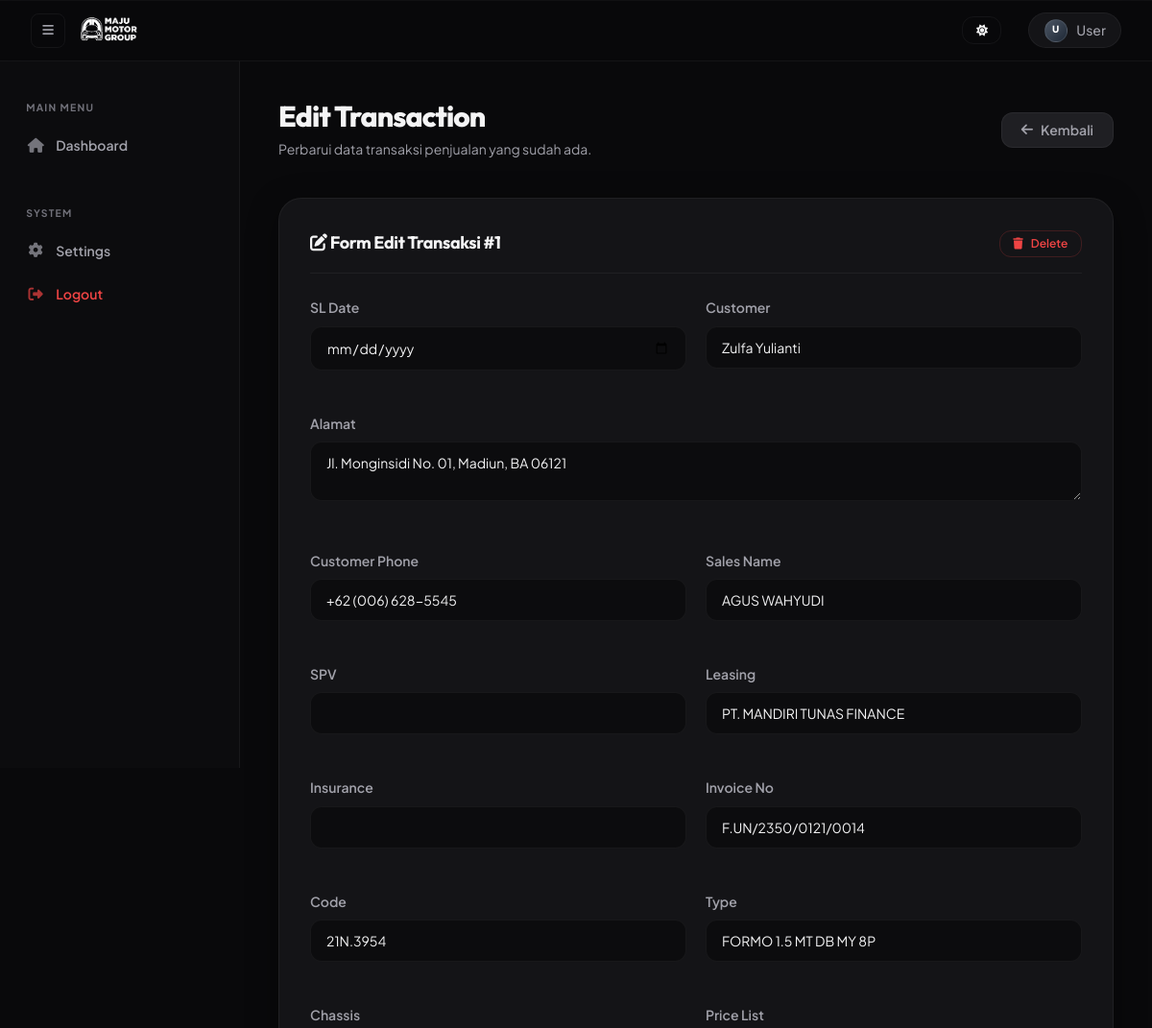
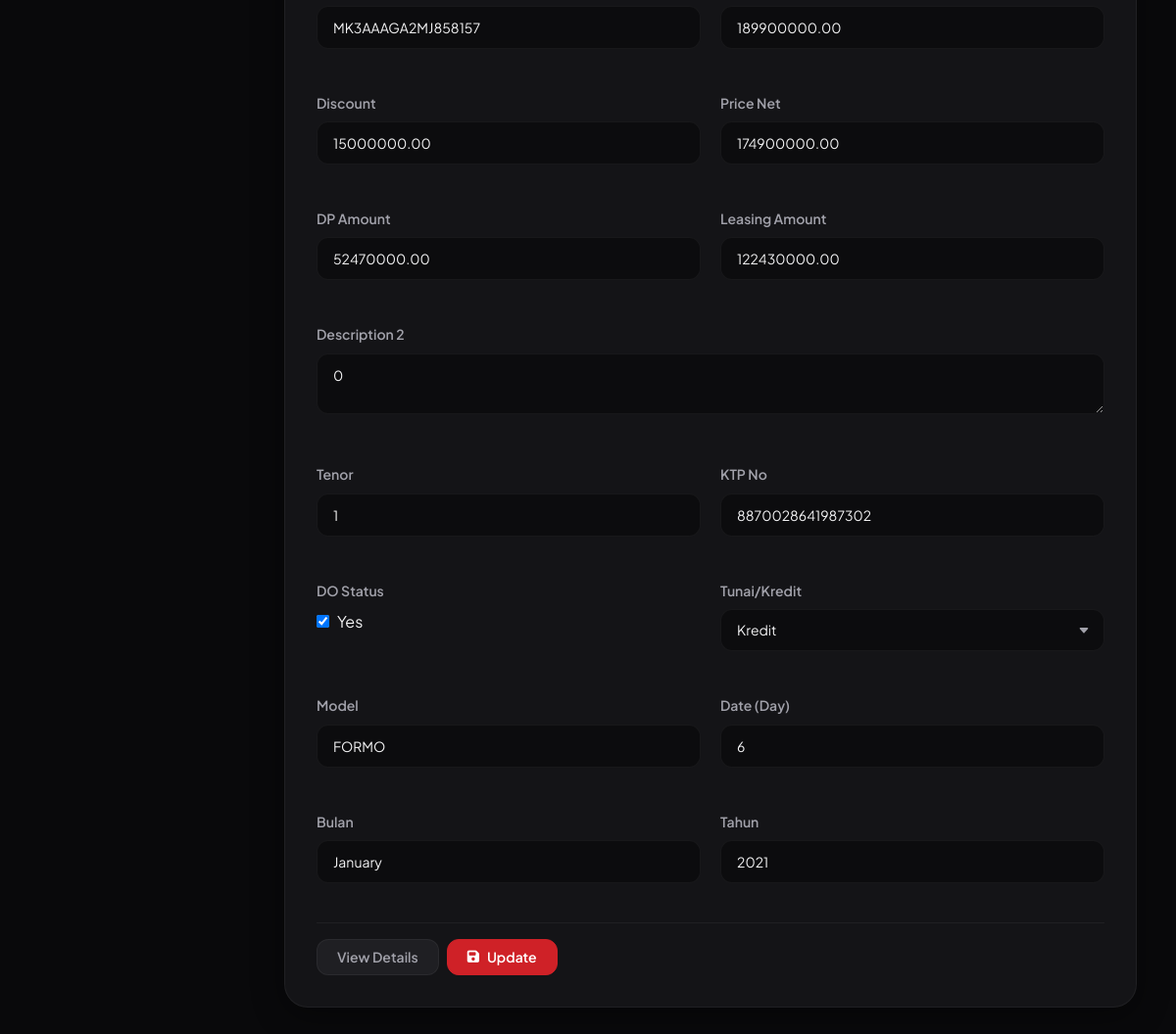
The page /index.php?/transaction/edit/1 on the database its author committed (2 pictures, top to bottom).
### tables this page shows
CREATE TABLE `transactions` (
  `id` int(11) NOT NULL,
  `sl_date` int(11) NOT NULL,
  `tahun` int(11) NOT NULL,
  `bulan` varchar(20) NOT NULL,
  `hari` int(11) NOT NULL,
  `customer` varchar(255) NOT NULL,
  `alamat` text NOT NULL,
  `cust_phone` varchar(50) DEFAULT NULL,
  `sales_name` varchar(255) DEFAULT NULL,
  `spv` varchar(255) DEFAULT NULL,
  `leasing` varchar(255) DEFAULT NULL,
  `insurance` varchar(255) DEFAULT NULL,
  `inv_no` varchar(50) NOT NULL,
  `code` varchar(20) NOT NULL,
  `type` varchar(100) NOT NULL,
  `chassis` varchar(50) NOT NULL,
  `price_list` decimal(15,2) NOT NULL,
  `discount` decimal(15,2) DEFAULT 0.00,
  `price_net` decimal(15,2) NOT NULL,
  `dp_amt` decimal(15,2) DEFAULT 0.00,
  `leasing_amt` decimal(15,2) DEFAULT 0.00,
  `description_2` text DEFAULT NULL,
  `tenor` int(11) DEFAULT 0,
  `ktp_no` varchar(50) DEFAULT NULL,
  `do_status` int(11) DEFAULT 0,
  `tunai_kredit` enum('Tunai','Kredit') NOT NULL,
  `model` varchar(50) NOT NULL,
  `created_at` timestamp NOT NULL DEFAULT current_timestamp()
);

### application/controllers/Transaction.php (called while the page is built, shortened)
<?php
class Transaction extends CI_Controller {
    public function __construct() {
        $this->load->model('Transaction_model');
        $this->load->helper('url');
        $this->load->library('form_validation');
    }
    public function edit($id) {
        $data['transaction'] = $this->Transaction_model->get_transaction_by_id($id);
        $data['title'] = 'Edit Transaction';
        $data['sales_users'] = $this->Transaction_model->get_sales_users();
        $data['spv_users'] = $this->Transaction_model->get_spv_users();
        $this->load->view('transaction/edit', $data);
    }
}

### index.php (called while the page is built, shortened)
<?php
require_once BASEPATH.'core/CodeIgniter.php';

### application/models/Transaction_model.php (called while the page is built, shortened)
<?php
class Transaction_model extends CI_Model {
    public function get_transaction_by_id($id) {
        $query = $this->db->get_where('transactions', array('id' => $id));
        return $query->row_array();
    }
    public function get_sales_users() {
        $this->db->select('id, full_name, username');
        $this->db->where('role', 'admin_sales');
        $this->db->where('status', 'active');
        $this->db->order_by('full_name', 'ASC');
        $query = $this->db->get('users');
        return $query->result_array();
    }
    public function get_spv_users() {
        $this->db->select('id, full_name, username');
        $this->db->where('role', 'operation_manager');
        $this->db->where('status', 'active');
        $this->db->order_by('full_name', 'ASC');
        $query = $this->db->get('users');
        return $query->result_array();
    }
}

### application/views/transaction/edit.php (the view, shortened to what this page needs)
<!DOCTYPE html>
<html lang="en">
<head>
    <link rel="stylesheet" href="https://cdnjs.cloudflare.com/ajax/libs/font-awesome/6.4.0/css/all.min.css">
    <link rel="stylesheet" href="<?= base_url('assets/css/wuling.css'); ?>">
</head>
<body>
    <div class="wl-layout">
        <main class="wl-main">
            <div class="wl-page-header wl-fade-up-2 wl-flex wl-items-center wl-justify-between">
                <div>
                    <h1 class="wl-page-title">Edit Transaction</h1>
                    <p class="wl-page-subtitle">Perbarui data transaksi penjualan yang sudah ada.</p>
                </div>
                <div>
                    <a href="<?= site_url('transaction'); ?>" class="wl-btn wl-btn-secondary">
                        <i class="fas fa-arrow-left"></i> Kembali
                    </a>
                </div>
            </div>
            <div class="wl-card wl-fade-up-3">
                <div class="wl-card-header wl-flex wl-justify-between wl-items-center">
                    <h2 class="wl-card-title"><i class="fas fa-edit"></i> Form Edit Transaksi #<?= $transaction['id']; ?></h2>
                    <a href="<?= site_url('transaction/delete/' . $transaction['id']); ?>" class="wl-btn wl-btn-danger wl-btn-sm" onclick="return confirm('Are you sure you want to delete this transaction?')"><i class="fas fa-trash"></i> Delete</a>
                </div>
                <form method="post" action="<?= site_url('transaction/update/' . $transaction['id']); ?>" id="transactionForm">
                    <div class="wl-grid-2">
                        <div class="wl-form-group">
                            <label class="wl-label">SL Date</label>
                            <input type="date" class="wl-input" name="sl_date" value="<?= set_value('sl_date', $transaction['sl_date']); ?>">
                        </div>
                        <div class="wl-form-group">
                            <label class="wl-label">Customer</label>
                            <input type="text" class="wl-input" name="customer" value="<?= set_value('customer', $transaction['customer']); ?>">
                        </div>
                        <div class="wl-form-group" style="grid-column: 1 / -1;">
                            <label class="wl-label">Alamat</label>
                            <textarea class="wl-input" name="alamat"><?= set_value('alamat', $transaction['alamat']); ?></textarea>
                        </div>
                        <div class="wl-form-group">
                            <label class="wl-label">Customer Phone</label>
                            <input type="text" class="wl-input" name="cust_phone" value="<?= set_value('cust_phone', $transaction['cust_phone']); ?>">
                        </div>
                        <div class="wl-form-group">
                            <label class="wl-label">Sales Name</label>
                            <input type="text" class="wl-input" name="sales_name" value="<?= set_value('sales_name', $transaction['sales_name']); ?>">
                        </div>
                        <div class="wl-form-group">
                            <label class="wl-label">SPV</label>
                            <input type="text" class="wl-input" name="spv" value="<?= set_value('spv', $transaction['spv']); ?>">
                        </div>
                        <div class="wl-form-group">
                            <label class="wl-label">Leasing</label>
                            <input type="text" class="wl-input" name="leasing" value="<?= set_value('leasing', $transaction['leasing']); ?>">
                        </div>
                        <div class="wl-form-group">
                            <label class="wl-label">Insurance</label>
                            <input type="text" class="wl-input" name="insurance" value="<?= set_value('insurance', $transaction['insurance']); ?>">
                        </div>
                        <div class="wl-form-group">
                            <label class="wl-label">Invoice No</label>
                            <input type="text" class="wl-input" name="inv_no" value="<?= set_value('inv_no', $transaction['inv_no']); ?>">
                        </div>
                        <div class="wl-form-group">
                            <label class="wl-label">Code</label>
                            <input type="text" class="wl-input" name="code" value="<?= set_value('code', $transaction['code']); ?>">
                        </div>
                        <div class="wl-form-group">
                            <label class="wl-label">Type</label>
                            <input type="text" class="wl-input" name="type" value="<?= set_value('type', $transaction['type']); ?>">
                        </div>
                        <div class="wl-form-group">
                            <label class="wl-label">Chassis</label>
                            <input type="text" class="wl-input" name="chassis" value="<?= set_value('chassis', $transaction['chassis']); ?>">
                        </div>
                        <div class="wl-form-group">
                            <label class="wl-label">Price List</label>
                            <input type="number" class="wl-input" name="price_list" value="<?= set_value('price_list', $transaction['price_list']); ?>">
                        </div>
                        <div class="wl-form-group">
                            <label class="wl-label">Discount</label>
                            <input type="number" class="wl-input" name="discount" value="<?= set_value('discount', $transaction['discount']); ?>">
                        </div>
                        <div class="wl-form-group">
                            <label class="wl-label">Price Net</label>
                            <input type="number" class="wl-input" name="price_net" value="<?= set_value('price_net', $transaction['price_net']); ?>">
                        </div>
                        <div class="wl-form-group">
                            <label class="wl-label">DP Amount</label>
                            <input type="number" class="wl-input" name="dp_amt" value="<?= set_value('dp_amt', $transaction['dp_amt']); ?>">
                        </div>
                        <div class="wl-form-group">
                            <label class="wl-label">Leasing Amount</label>
                            <input type="number" class="wl-input" name="leasing_amt" value="<?= set_value('leasing_amt', $transaction['leasing_amt']); ?>">
                        </div>
                        <div class="wl-form-group" style="grid-column: 1 / -1;">
                            <label class="wl-label">Description 2</label>
                            <textarea class="wl-input" name="description_2"><?= set_value('description_2', $transaction['description_2']); ?></textarea>
                        </div>
                        <div class="wl-form-group">
                            <label class="wl-label">Tenor</label>
                            <input type="number" class="wl-input" name="tenor" value="<?= set_value('tenor', $transaction['tenor']); ?>">
                        </div>
                        <div class="wl-form-group">
                            <label class="wl-label">KTP No</label>
                            <input type="text" class="wl-input" name="ktp_no" value="<?= set_value('ktp_no', $transaction['ktp_no']); ?>">
                        </div>
                        <div class="wl-form-group">
                            <label class="wl-label">DO Status</label>
                            <div class="wl-flex wl-items-center wl-gap-2">
                                <input type="checkbox" name="do_status" value="1" <?= set_checkbox('do_status', '1', ($transaction['do_status'] == 1)); ?> style="accent-color: var(--primary);">
                                <label>Yes</label>
                            </div>
                        </div>
                        <div class="wl-form-group">
                            <label class="wl-label">Tunai/Kredit</label>
                            <select class="wl-select" name="tunai_kredit">
                                <option value="Kredit" <?= set_select('tunai_kredit', 'Kredit', ($transaction['tunai_kredit'] == 'Kredit')); ?>>Kredit</option>
                            </select>
                        </div>
                        <div class="wl-form-group">
                            <label class="wl-label">Model</label>
                            <input type="text" class="wl-input" name="model" value="<?= set_value('model', $transaction['model']); ?>">
                        </div>
                        <div class="wl-form-group">
                            <label class="wl-label">Date (Day)</label>
                            <input type="number" class="wl-input" name="hari" value="<?= set_value('hari', $transaction['hari']); ?>">
                        </div>
                        <div class="wl-form-group">
                            <label class="wl-label">Bulan</label>
                            <input type="text" class="wl-input" name="bulan" value="<?= set_value('bulan', $transaction['bulan']); ?>">
                        </div>
                        <div class="wl-form-group">
                            <label class="wl-label">Tahun</label>
                            <input type="number" class="wl-input" name="tahun" value="<?= set_value('tahun', $transaction['tahun']); ?>">
                        </div>
                    </div>
                    <div class="wl-flex wl-gap-2 wl-justify-end wl-mt-4" style="border-top: 1px solid var(--border); padding-top: 1rem;">
                        <a href="<?= site_url('transaction/view/' . $transaction['id']); ?>" class="wl-btn wl-btn-secondary">View Details</a>
                        <button type="submit" class="wl-btn wl-btn-primary" id="submitBtn"><i class="fas fa-save"></i> Update</button>
                    </div>
                </form>
            </div>
        </main>
    </div>
</body>
</html>

### rows shown on the page
transactions: id "1", customer "Zulfa Yulianti", alamat "Jl. Monginsidi No. 01, Madiun, BA 06121", cust_phone "+62 (006) 628-5545", sales_name "AGUS WAHYUDI", leasing "PT. MANDIRI TUNAS FINANCE", inv_no "F.UN/2350/0121/0014", code "21N.3954", type "FORMO 1.5 MT DB MY 8P", chassis "MK3AAAGA2MJ858157", price_list "189900000.00", discount "15000000.00", price_net "174900000.00", dp_amt "52470000.00", leasing_amt "122430000.00", description_2 "0", tenor "1", ktp_no "8870028641987302", model "FORMO", hari "6", bulan "January", tahun "2021"

### other values the page prints
$user_initial "U"
$user_name "User"
